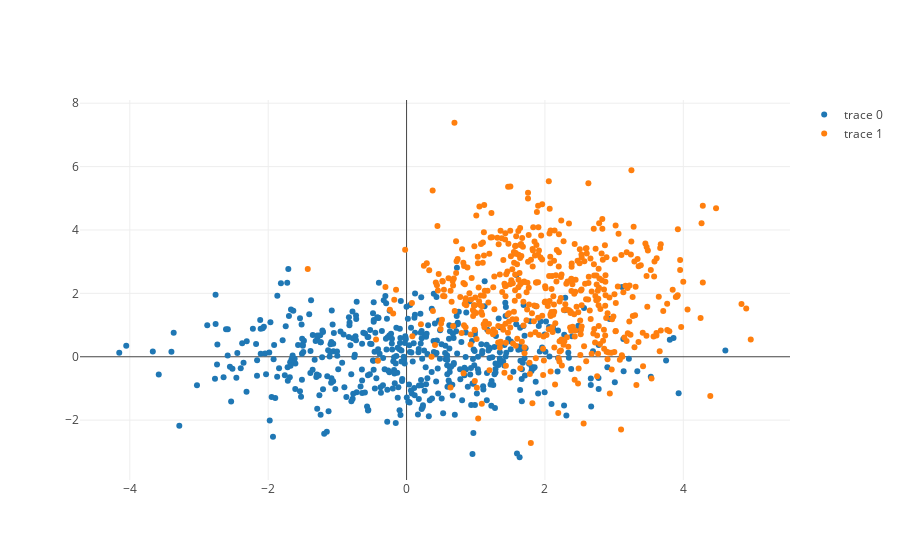

The notebook cell saved with this chart:
### Code cell
class0 = ds.MultivariateNormal(torch.tensor([0., 0]), 
                               torch.diag(torch.tensor([2., 1])))
class1 = ds.MultivariateNormal(torch.tensor([2., 2]), 
                               torch.diag(torch.tensor([1., 2])))
x_0 = class0.sample(torch.Size([500]))
x_1 = class1.sample(torch.Size([500]))
x = torch.linspace(-10, 10)
base = [go.Scatter(x = x_0[:, 0].numpy(), y=x_0[:, 1].numpy(), mode="markers"),
       go.Scatter(x = x_1[:, 0].numpy(), y=x_1[:, 1].numpy(), mode="markers")
      ]
iplot(base)
X = torch.cat([x_0, x_1])
y = torch.tensor([0]* 500 + [1]*500)

### Figure 1 — Plotly figure (JSON) as saved in the notebook; plotly's stock layout.template omitted (floating-point values rounded to 4 significant figures; data arrays with more than 128 entries replaced by an {"elided": "..."} marker saying what was removed)
{"data": [{"y": {"elided": "500 float values"}, "x": {"elided": "500 float values"}, "type": "scatter", "mode": "markers", "uid": "c2546392-b6bb-11e8-930a-0242ac1c0002"}, {"y": {"elided": "500 float values"}, "x": {"elided": "500 float values"}, "type": "scatter", "mode": "markers", "uid": "c2547724-b6bb-11e8-930a-0242ac1c0002"}], "layout": {}}
